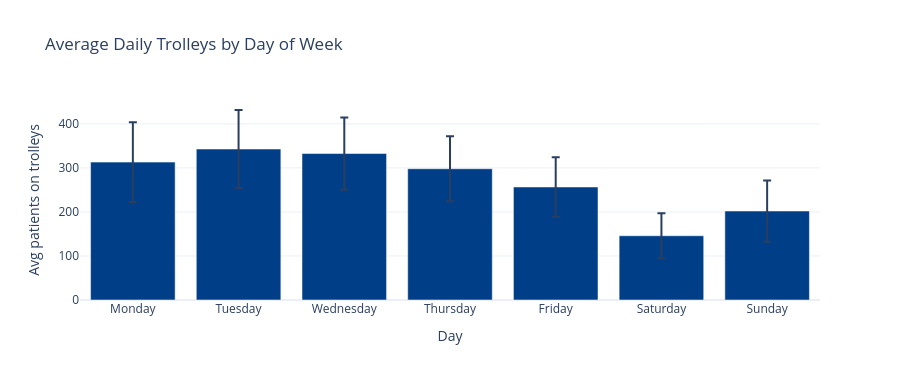

Here is the notebook cell this chart was saved with:
### Markdown cell above
---
## Section 2 — When Does the System Break Down?

The national trend shows *that* there is a problem. This section asks *when* — identifying the days, weeks, and months that consistently produce the highest pressure.

### Code cell
# ── Chart 2.1: Average trolleys by day of week ────────────────────────────────
dow_order = ['Monday','Tuesday','Wednesday','Thursday','Friday','Saturday','Sunday']
dow_avg = (
    national.groupby('dow_name')['total_trolleys']
    .agg(['mean','std']).reset_index()
    .rename(columns={'dow_name':'day','mean':'avg','std':'sd'})
)
dow_avg['day'] = pd.Categorical(dow_avg['day'], categories=dow_order, ordered=True)
dow_avg = dow_avg.sort_values('day')

fig4 = go.Figure(go.Bar(
    x=dow_avg['day'], y=dow_avg['avg'],
    error_y=dict(type='data', array=dow_avg['sd'], visible=True),
    marker_color=HSE_BLUE
))
fig4.update_layout(
    title='Average Daily Trolleys by Day of Week',
    xaxis_title='Day', yaxis_title='Avg patients on trolleys',
    template=TEMPLATE, height=380
)
fig4.show()

print(dow_avg[['day','avg']].to_string(index=False))

### Figure 1 — Plotly figure (JSON) as saved in the notebook; plotly's stock layout.template omitted (floating-point values rounded to 4 significant figures)
{"data": [{"error_y": {"array": [90.49, 88.6, 82.08, 73.88, 67.5, 50.97, 69.58], "type": "data", "visible": true}, "marker": {"color": "#003F87"}, "type": "bar", "x": ["Monday", "Tuesday", "Wednesday", "Thursday", "Friday", "Saturday", "Sunday"], "y": [313.1, 342.9, 332.6, 298.1, 256.7, 145.9, 202.1]}], "layout": {"height": 380, "title": {"text": "Average Daily Trolleys by Day of Week"}, "xaxis": {"title": {"text": "Day"}}, "yaxis": {"title": {"text": "Avg patients on trolleys"}}}}
